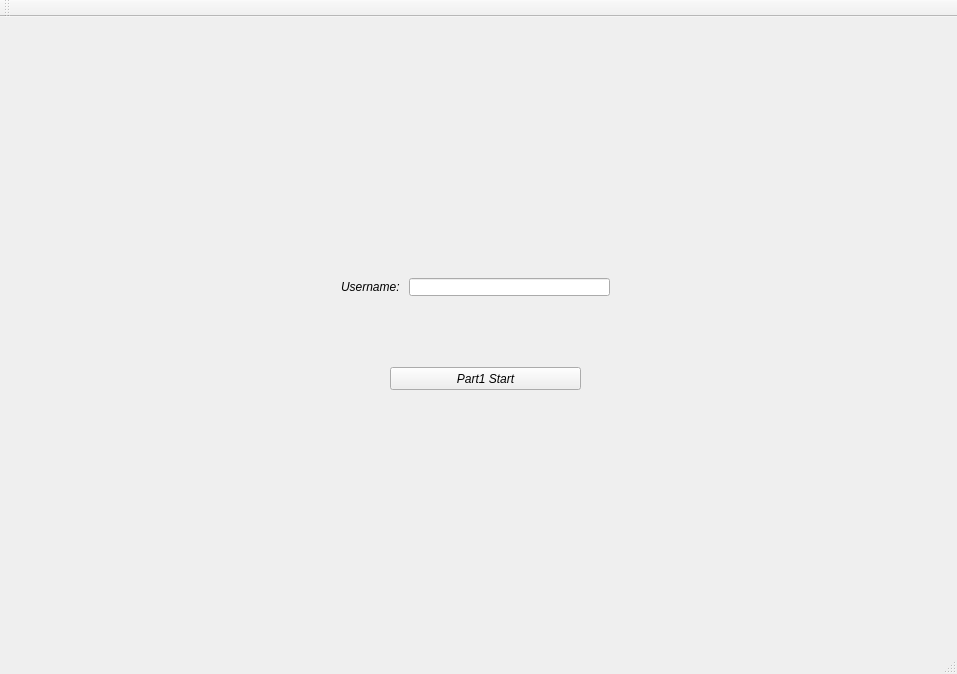
<?xml version="1.0" encoding="UTF-8"?>
<ui version="4.0">
 <class>MainWindow</class>
 <widget class="QMainWindow" name="MainWindow">
  <property name="geometry">
   <rect>
    <x>0</x>
    <y>0</y>
    <width>957</width>
    <height>674</height>
   </rect>
  </property>
  <property name="windowTitle">
   <string>MainWindow</string>
  </property>
  <property name="styleSheet">
   <string notr="true"/>
  </property>
  <widget class="QWidget" name="centralWidget">
   <widget class="QStackedWidget" name="stackedWidget">
    <property name="geometry">
     <rect>
      <x>20</x>
      <y>0</y>
      <width>931</width>
      <height>891</height>
     </rect>
    </property>
    <property name="font">
     <font>
      <italic>true</italic>
     </font>
    </property>
    <property name="currentIndex">
     <number>0</number>
    </property>
    <widget class="QWidget" name="Part1Intro">
     <widget class="QPushButton" name="pushButton_3">
      <property name="geometry">
       <rect>
        <x>370</x>
        <y>350</y>
        <width>191</width>
        <height>23</height>
       </rect>
      </property>
      <property name="text">
       <string>Part1 Start</string>
      </property>
     </widget>
     <widget class="QWidget" name="layoutWidget">
      <property name="geometry">
       <rect>
        <x>310</x>
        <y>250</y>
        <width>291</width>
        <height>40</height>
       </rect>
      </property>
      <layout class="QGridLayout" name="gridLayout_7">
       <item row="0" column="0">
        <widget class="QLabel" name="label_13">
         <property name="text">
          <string>Username: </string>
         </property>
        </widget>
       </item>
       <item row="0" column="1">
        <widget class="QLineEdit" name="nameInput"/>
       </item>
      </layout>
     </widget>
     <zorder>layoutWidget</zorder>
     <zorder>pushButton_3</zorder>
    </widget>
    <widget class="QWidget" name="Part1">
     <widget class="QLabel" name="targetImage">
      <property name="geometry">
       <rect>
        <x>310</x>
        <y>290</y>
        <width>320</width>
        <height>180</height>
       </rect>
      </property>
      <property name="autoFillBackground">
       <bool>true</bool>
      </property>
      <property name="text">
       <string/>
      </property>
     </widget>
     <widget class="QLabel" name="refImage">
      <property name="geometry">
       <rect>
        <x>310</x>
        <y>50</y>
        <width>320</width>
        <height>180</height>
       </rect>
      </property>
      <property name="layoutDirection">
       <enum>Qt::LeftToRight</enum>
      </property>
      <property name="autoFillBackground">
       <bool>true</bool>
      </property>
      <property name="text">
       <string/>
      </property>
     </widget>
     <widget class="QLabel" name="label_6">
      <property name="geometry">
       <rect>
        <x>250</x>
        <y>510</y>
        <width>461</width>
        <height>20</height>
       </rect>
      </property>
      <property name="font">
       <font>
        <weight>75</weight>
        <italic>true</italic>
        <bold>true</bold>
       </font>
      </property>
      <property name="layoutDirection">
       <enum>Qt::LeftToRight</enum>
      </property>
      <property name="text">
       <string>Q. Survey question : 1(Low) - 5(High)</string>
      </property>
      <property name="alignment">
       <set>Qt::AlignCenter</set>
      </property>
     </widget>
     <widget class="QPushButton" name="pushButton">
      <property name="geometry">
       <rect>
        <x>720</x>
        <y>580</y>
        <width>75</width>
        <height>23</height>
       </rect>
      </property>
      <property name="text">
       <string>Next</string>
      </property>
     </widget>
     <widget class="QLabel" name="label_7">
      <property name="geometry">
       <rect>
        <x>330</x>
        <y>20</y>
        <width>271</width>
        <height>20</height>
       </rect>
      </property>
      <property name="font">
       <font>
        <weight>75</weight>
        <italic>true</italic>
        <bold>true</bold>
       </font>
      </property>
      <property name="layoutDirection">
       <enum>Qt::LeftToRight</enum>
      </property>
      <property name="text">
       <string>Reference image</string>
      </property>
      <property name="alignment">
       <set>Qt::AlignCenter</set>
      </property>
     </widget>
     <widget class="QLabel" name="label_8">
      <property name="geometry">
       <rect>
        <x>310</x>
        <y>260</y>
        <width>311</width>
        <height>20</height>
       </rect>
      </property>
      <property name="font">
       <font>
        <weight>75</weight>
        <italic>true</italic>
        <bold>true</bold>
       </font>
      </property>
      <property name="text">
       <string>Image to be compared</string>
      </property>
      <property name="alignment">
       <set>Qt::AlignCenter</set>
      </property>
     </widget>
     <widget class="QLabel" name="count1">
      <property name="geometry">
       <rect>
        <x>642</x>
        <y>582</y>
        <width>61</width>
        <height>20</height>
       </rect>
      </property>
      <property name="font">
       <font>
        <weight>75</weight>
        <bold>true</bold>
       </font>
      </property>
      <property name="text">
       <string>0/168</string>
      </property>
      <property name="alignment">
       <set>Qt::AlignRight|Qt::AlignTrailing|Qt::AlignVCenter</set>
      </property>
     </widget>
     <widget class="QWidget" name="layoutWidget">
      <property name="geometry">
       <rect>
        <x>320</x>
        <y>550</y>
        <width>311</width>
        <height>18</height>
       </rect>
      </property>
      <layout class="QGridLayout" name="gridLayout">
       <item row="0" column="4">
        <widget class="QRadioButton" name="rb5">
         <property name="text">
          <string>5</string>
         </property>
        </widget>
       </item>
       <item row="0" column="1">
        <widget class="QRadioButton" name="rb2">
         <property name="text">
          <string>2</string>
         </property>
        </widget>
       </item>
       <item row="0" column="2">
        <widget class="QRadioButton" name="rb3">
         <property name="text">
          <string>3</string>
         </property>
        </widget>
       </item>
       <item row="0" column="3">
        <widget class="QRadioButton" name="rb4">
         <property name="text">
          <string>4</string>
         </property>
        </widget>
       </item>
       <item row="0" column="0">
        <widget class="QRadioButton" name="rb1">
         <property name="layoutDirection">
          <enum>Qt::LeftToRight</enum>
         </property>
         <property name="text">
          <string>1</string>
         </property>
        </widget>
       </item>
      </layout>
     </widget>
     <zorder>layoutWidget</zorder>
     <zorder>targetImage</zorder>
     <zorder>refImage</zorder>
     <zorder>label_6</zorder>
     <zorder>pushButton</zorder>
     <zorder>label_7</zorder>
     <zorder>label_8</zorder>
     <zorder>count1</zorder>
    </widget>
    <widget class="QWidget" name="Part2Intro">
     <widget class="QPushButton" name="pushButton_4">
      <property name="geometry">
       <rect>
        <x>370</x>
        <y>290</y>
        <width>191</width>
        <height>23</height>
       </rect>
      </property>
      <property name="text">
       <string>Part2 Start</string>
      </property>
     </widget>
    </widget>
    <widget class="QWidget" name="Part2">
     <widget class="QLabel" name="label_9">
      <property name="geometry">
       <rect>
        <x>330</x>
        <y>20</y>
        <width>271</width>
        <height>20</height>
       </rect>
      </property>
      <property name="font">
       <font>
        <weight>75</weight>
        <italic>true</italic>
        <bold>true</bold>
       </font>
      </property>
      <property name="layoutDirection">
       <enum>Qt::LeftToRight</enum>
      </property>
      <property name="autoFillBackground">
       <bool>false</bool>
      </property>
      <property name="text">
       <string>Reference image</string>
      </property>
      <property name="alignment">
       <set>Qt::AlignCenter</set>
      </property>
     </widget>
     <widget class="QLabel" name="label_10">
      <property name="geometry">
       <rect>
        <x>320</x>
        <y>260</y>
        <width>291</width>
        <height>20</height>
       </rect>
      </property>
      <property name="font">
       <font>
        <weight>75</weight>
        <italic>true</italic>
        <bold>true</bold>
       </font>
      </property>
      <property name="autoFillBackground">
       <bool>false</bool>
      </property>
      <property name="text">
       <string>Pair of images to compair</string>
      </property>
      <property name="alignment">
       <set>Qt::AlignCenter</set>
      </property>
     </widget>
     <widget class="QLabel" name="targetImage1">
      <property name="geometry">
       <rect>
        <x>110</x>
        <y>300</y>
        <width>320</width>
        <height>180</height>
       </rect>
      </property>
      <property name="autoFillBackground">
       <bool>true</bool>
      </property>
      <property name="text">
       <string/>
      </property>
     </widget>
     <widget class="QLabel" name="refImage_2">
      <property name="geometry">
       <rect>
        <x>310</x>
        <y>50</y>
        <width>320</width>
        <height>180</height>
       </rect>
      </property>
      <property name="layoutDirection">
       <enum>Qt::LeftToRight</enum>
      </property>
      <property name="autoFillBackground">
       <bool>true</bool>
      </property>
      <property name="text">
       <string/>
      </property>
     </widget>
     <widget class="QLabel" name="targetImage2">
      <property name="geometry">
       <rect>
        <x>490</x>
        <y>300</y>
        <width>320</width>
        <height>180</height>
       </rect>
      </property>
      <property name="autoFillBackground">
       <bool>true</bool>
      </property>
      <property name="text">
       <string/>
      </property>
     </widget>
     <widget class="QLabel" name="label_11">
      <property name="geometry">
       <rect>
        <x>250</x>
        <y>500</y>
        <width>431</width>
        <height>20</height>
       </rect>
      </property>
      <property name="font">
       <font>
        <weight>75</weight>
        <italic>true</italic>
        <bold>true</bold>
       </font>
      </property>
      <property name="layoutDirection">
       <enum>Qt::LeftToRight</enum>
      </property>
      <property name="text">
       <string>Q. Survey question</string>
      </property>
      <property name="alignment">
       <set>Qt::AlignLeading|Qt::AlignLeft|Qt::AlignVCenter</set>
      </property>
     </widget>
     <widget class="QPushButton" name="pushButton_2">
      <property name="geometry">
       <rect>
        <x>720</x>
        <y>580</y>
        <width>75</width>
        <height>23</height>
       </rect>
      </property>
      <property name="text">
       <string>Next</string>
      </property>
     </widget>
     <widget class="QLabel" name="count2">
      <property name="geometry">
       <rect>
        <x>645</x>
        <y>582</y>
        <width>61</width>
        <height>20</height>
       </rect>
      </property>
      <property name="font">
       <font>
        <weight>75</weight>
        <bold>true</bold>
       </font>
      </property>
      <property name="text">
       <string>0/168</string>
      </property>
      <property name="alignment">
       <set>Qt::AlignRight|Qt::AlignTrailing|Qt::AlignVCenter</set>
      </property>
     </widget>
     <widget class="QWidget" name="layoutWidget">
      <property name="geometry">
       <rect>
        <x>380</x>
        <y>530</y>
        <width>190</width>
        <height>18</height>
       </rect>
      </property>
      <layout class="QGridLayout" name="gridLayout_6">
       <item row="0" column="0">
        <widget class="QRadioButton" name="rb_left">
         <property name="text">
          <string>Left</string>
         </property>
        </widget>
       </item>
       <item row="0" column="1">
        <widget class="QRadioButton" name="rb_right">
         <property name="text">
          <string>Right</string>
         </property>
        </widget>
       </item>
      </layout>
     </widget>
     <zorder>layoutWidget</zorder>
     <zorder>label_9</zorder>
     <zorder>label_10</zorder>
     <zorder>targetImage1</zorder>
     <zorder>refImage_2</zorder>
     <zorder>targetImage2</zorder>
     <zorder>label_11</zorder>
     <zorder>pushButton_2</zorder>
     <zorder>count2</zorder>
    </widget>
    <widget class="QWidget" name="page">
     <widget class="QPushButton" name="pushButton_5">
      <property name="geometry">
       <rect>
        <x>410</x>
        <y>320</y>
        <width>75</width>
        <height>23</height>
       </rect>
      </property>
      <property name="text">
       <string>Done</string>
      </property>
     </widget>
     <widget class="QLabel" name="label_12">
      <property name="geometry">
       <rect>
        <x>220</x>
        <y>250</y>
        <width>461</width>
        <height>61</height>
       </rect>
      </property>
      <property name="font">
       <font>
        <pointsize>15</pointsize>
        <weight>75</weight>
        <bold>true</bold>
       </font>
      </property>
      <property name="text">
       <string>Thank your for your participation!</string>
      </property>
      <property name="alignment">
       <set>Qt::AlignCenter</set>
      </property>
     </widget>
    </widget>
    <widget class="QWidget" name="Info_2">
     <widget class="QLabel" name="label">
      <property name="geometry">
       <rect>
        <x>250</x>
        <y>170</y>
        <width>56</width>
        <height>12</height>
       </rect>
      </property>
      <property name="text">
       <string>Name:</string>
      </property>
     </widget>
     <widget class="QLineEdit" name="lineEdit">
      <property name="geometry">
       <rect>
        <x>320</x>
        <y>170</y>
        <width>201</width>
        <height>20</height>
       </rect>
      </property>
     </widget>
     <widget class="QLineEdit" name="lineEdit_3">
      <property name="geometry">
       <rect>
        <x>320</x>
        <y>200</y>
        <width>201</width>
        <height>20</height>
       </rect>
      </property>
     </widget>
     <widget class="QLabel" name="label_3">
      <property name="geometry">
       <rect>
        <x>250</x>
        <y>200</y>
        <width>56</width>
        <height>12</height>
       </rect>
      </property>
      <property name="text">
       <string>Age:</string>
      </property>
     </widget>
     <widget class="QLabel" name="label_4">
      <property name="geometry">
       <rect>
        <x>250</x>
        <y>230</y>
        <width>56</width>
        <height>12</height>
       </rect>
      </property>
      <property name="text">
       <string>Job:</string>
      </property>
     </widget>
     <widget class="QRadioButton" name="radioButton">
      <property name="geometry">
       <rect>
        <x>320</x>
        <y>260</y>
        <width>90</width>
        <height>16</height>
       </rect>
      </property>
      <property name="text">
       <string>Male</string>
      </property>
     </widget>
     <widget class="QRadioButton" name="radioButton_2">
      <property name="geometry">
       <rect>
        <x>390</x>
        <y>260</y>
        <width>90</width>
        <height>16</height>
       </rect>
      </property>
      <property name="text">
       <string>Female</string>
      </property>
     </widget>
     <widget class="QRadioButton" name="radioButton_3">
      <property name="geometry">
       <rect>
        <x>470</x>
        <y>260</y>
        <width>111</width>
        <height>16</height>
       </rect>
      </property>
      <property name="text">
       <string>No comment</string>
      </property>
     </widget>
     <widget class="QLineEdit" name="lineEdit_4">
      <property name="geometry">
       <rect>
        <x>320</x>
        <y>230</y>
        <width>201</width>
        <height>20</height>
       </rect>
      </property>
     </widget>
     <widget class="QLabel" name="label_5">
      <property name="geometry">
       <rect>
        <x>250</x>
        <y>260</y>
        <width>56</width>
        <height>12</height>
       </rect>
      </property>
      <property name="text">
       <string>Gender:</string>
      </property>
     </widget>
    </widget>
   </widget>
  </widget>
  <widget class="QMenuBar" name="menuBar">
   <property name="geometry">
    <rect>
     <x>0</x>
     <y>0</y>
     <width>957</width>
     <height>21</height>
    </rect>
   </property>
  </widget>
  <widget class="QToolBar" name="mainToolBar">
   <attribute name="toolBarArea">
    <enum>TopToolBarArea</enum>
   </attribute>
   <attribute name="toolBarBreak">
    <bool>false</bool>
   </attribute>
  </widget>
  <widget class="QStatusBar" name="statusBar"/>
 </widget>
 <layoutdefault spacing="6" margin="11"/>
 <resources/>
 <connections/>
</ui>
